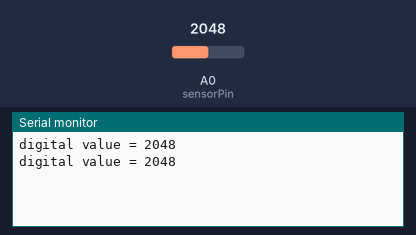
A sketch run on a simulated Particle Photon. On the bench: the last lines printed to the serial monitor. The inputs (shaded band) are chosen by the test bench; at power-on: A0 (sensorPin) = 2048.

Above: at 1.8 s.
1.9 s: A0 (sensorPin) set to 2866
At 2.8 s:
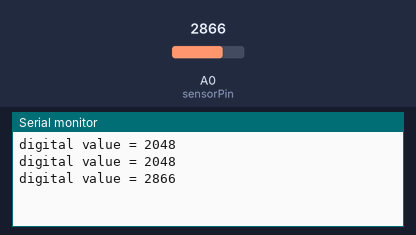
3.4 s: A0 (sensorPin) set to 3603
At 4.8 s:
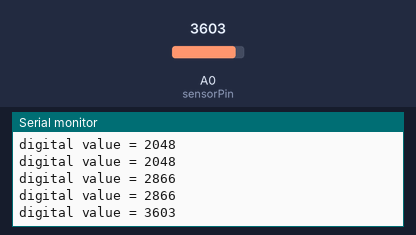
Timing chart, 0 to 6.4 s (numbered marks = the images above; inputs shaded):
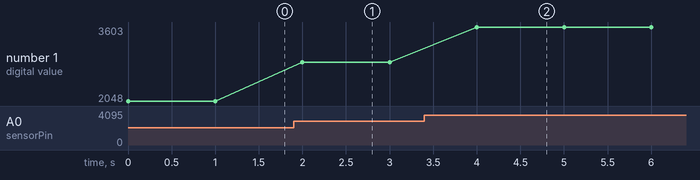

The sketch:

reading_analog_value.ino
```cpp
/*
 * by medAzizLHB
 * SkorpTech

 */

int sensorPin = A0;  // input pin for the potentiometer
int digitalValue = 0;// variable to store the value coming from the sensor

void setup() {
  Serial.begin(9600);
}

void loop() {
  digitalValue = analogRead(sensorPin);// read the value from the analog channel
  Serial.print("digital value = ");
  Serial.println(digitalValue);        //print digital value on serial monitor
  delay(1000);
}
```

Measured:
- after the input at 1.9 s, the serial monitor: prints a new line after 0.10 s (image 1)
- after the input at 3.4 s, the serial monitor: prints a new line after 0.60 s (image 2)
- plotted number 1: 2048 → 2866 after the input at 1.9 s, 2866 → 3603 after the input at 3.4 s
